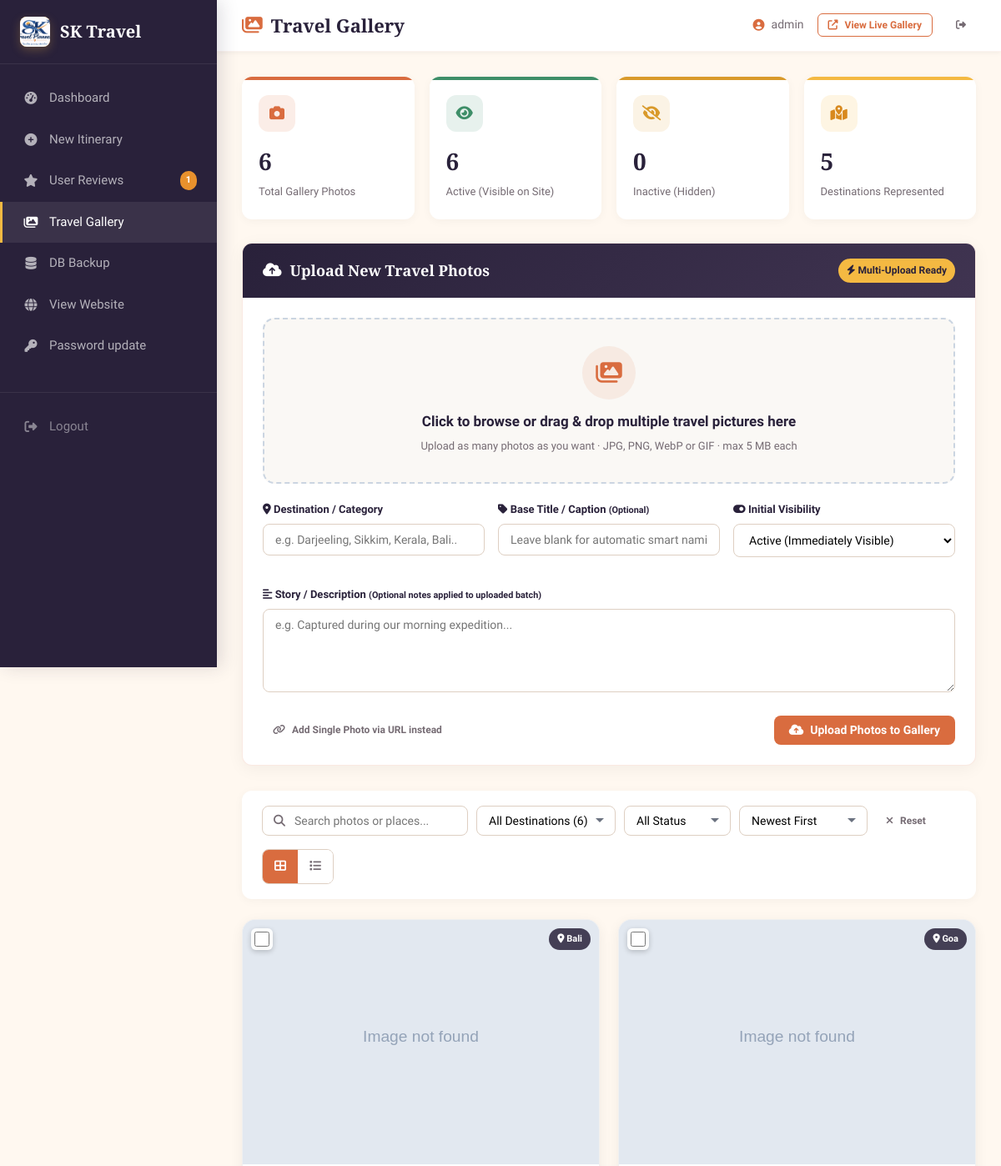
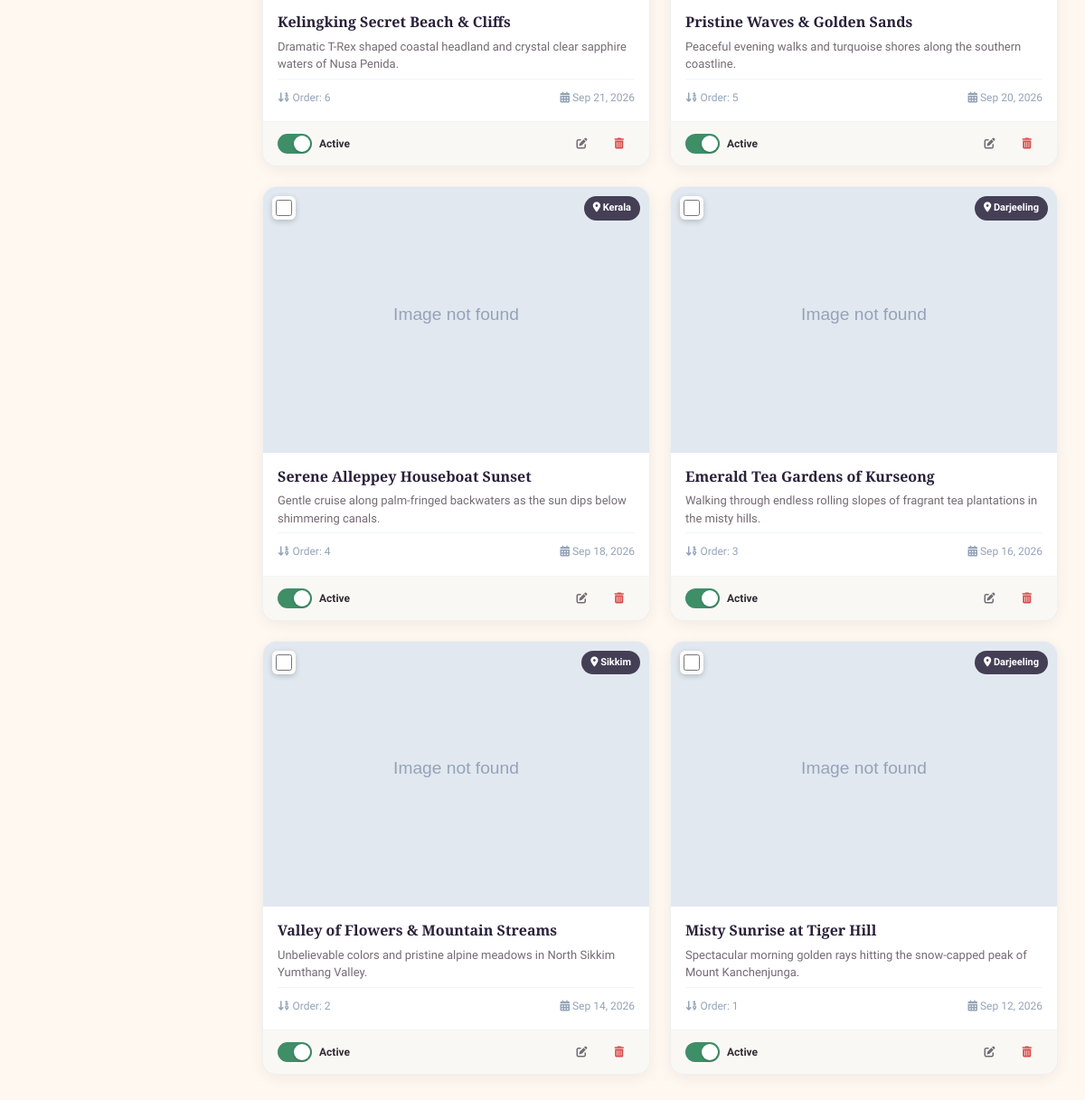
Page /admin/gallery.php?sort=newest&view=grid (signed in) on the committed database (2 pictures, top to bottom).
### tables this page shows
CREATE TABLE IF NOT EXISTS gallery_images (
    id          INT AUTO_INCREMENT PRIMARY KEY,
    title       VARCHAR(255) NOT NULL,
    destination VARCHAR(255) DEFAULT NULL,
    description TEXT DEFAULT NULL,
    image       VARCHAR(255) NOT NULL,
    sort_order  INT DEFAULT 0,
    status      TINYINT(1) DEFAULT 1,
    created_at  TIMESTAMP NOT NULL DEFAULT CURRENT_TIMESTAMP,
    updated_at  TIMESTAMP NOT NULL DEFAULT CURRENT_TIMESTAMP ON UPDATE CURRENT_TIMESTAMP,
    INDEX idx_status (status),
    INDEX idx_sort_order (sort_order)
);

### config.php (called while the page is built, shortened)
<?php
function e($string): string
{
    return htmlspecialchars(
        (string) $string,
        ENT_QUOTES | ENT_HTML5,
        'UTF-8'
    );
}
function clean($string): string
{
    return trim(
        strip_tags(
            (string) $string
        )
    );
}
?>

### admin/gallery.php (the view, shortened to what this page needs)
<?php
require_once __DIR__ . '/../config.php';
if (!function_exists('adminGalleryImg')) {
    function adminGalleryImg(?string $path): string
    {
        $path = trim((string)$path);
        if (preg_match('#^https?://#i', $path)) {
            return $path;
        }
        $segments = array_map('rawurlencode', explode('/', ltrim(str_replace('\\', '/', $path), '/')));
        return '../' . implode('/', $segments);
    }
}
$actionUrl = 'gallery-action.php';
$totalPhotos     = (int)$pdo->query("SELECT COUNT(*) FROM gallery_images")->fetchColumn();
$activePhotos    = (int)$pdo->query("SELECT COUNT(*) FROM gallery_images WHERE status = 1")->fetchColumn();
$inactivePhotos  = $totalPhotos - $activePhotos;
$destCount       = (int)$pdo->query("SELECT COUNT(DISTINCT destination) FROM gallery_images WHERE destination IS NOT NULL AND destination != ''")->fetchColumn();
$search   = clean($_GET['search'] ?? '');
$dest     = clean($_GET['dest'] ?? 'all');
$filter   = clean($_GET['filter'] ?? 'all');
$sort     = clean($_GET['sort'] ?? 'sort_order');
$viewMode = clean($_GET['view'] ?? 'grid');
$whereClauses = [];
$params       = [];
$whereSql = !empty($whereClauses) ? 'WHERE ' . implode(' AND ', $whereClauses) : '';
$sortMap = [
    'sort_order' => 'sort_order ASC, id DESC',
    'newest'     => 'created_at DESC, id DESC',
    'oldest'     => 'created_at ASC, id ASC',
    'title_asc'  => 'title ASC',
    'dest_asc'   => 'destination ASC, title ASC',
];
$sortSql = $sortMap[$sort] ?? $sortMap['sort_order'];
$page    = max(1, (int)($_GET['page'] ?? 1));
$perPage = 18;
$offset = ($page - 1) * $perPage;
$dataStmt = $pdo->prepare("SELECT * FROM gallery_images {$whereSql} ORDER BY {$sortSql} LIMIT {$perPage} OFFSET {$offset}");
$dataStmt->execute($params);
$photos = $dataStmt->fetchAll(PDO::FETCH_ASSOC);
$qBase = [
    'search' => $search,
    'dest'   => $dest,
    'filter' => $filter,
    'sort'   => $sort,
];
$queryNoView = http_build_query($qBase);
$adminUser = $_SESSION['admin_user'] ?? 'Admin';
?>
<!DOCTYPE html>
<html lang="en">
<head>
    <link rel="stylesheet" href="../style.css">
    <link rel="stylesheet" href="https://cdnjs.cloudflare.com/ajax/libs/font-awesome/6.5.0/css/all.min.css">
</head>
<body>
<div class="admin-layout">
    <?php
    $sidebarFile = __DIR__ . '/sidebar-fragment.php';
    if (is_file($sidebarFile)) {
        include $sidebarFile;
    }
    ?>
    <div class="admin-main">
        <div class="admin-topbar">
            <h1><i class="fas fa-images"></i> Travel Gallery</h1>
            <div class="admin-topbar-right">
                <span class="admin-name"><i class="fas fa-user-circle"></i> <?= e((string)$adminUser) ?></span>
                <a href="../index.php#gallery" target="_blank" class="btn btn-outline btn-sm"><i class="fas fa-external-link-alt"></i> View Live Gallery</a>
                <a href="logout.php" class="btn btn-ghost btn-sm" title="Logout"><i class="fas fa-sign-out-alt"></i></a>
            </div>
        </div>
        <div class="admin-content">
            <div class="stats-grid">
                <div class="stat-card">
                    <div class="stat-icon"><i class="fas fa-camera"></i></div>
                    <div class="stat-value"><?= (int)$totalPhotos ?></div>
                    <div class="stat-label">Total Gallery Photos</div>
                </div>
                <div class="stat-card">
                    <div class="stat-icon"><i class="fas fa-eye"></i></div>
                    <div class="stat-value"><?= (int)$activePhotos ?></div>
                    <div class="stat-label">Active (Visible on Site)</div>
                </div>
                <div class="stat-card">
                    <div class="stat-icon"><i class="fas fa-eye-slash"></i></div>
                    <div class="stat-value"><?= (int)$inactivePhotos ?></div>
                    <div class="stat-label">Inactive (Hidden)</div>
                </div>
                <div class="stat-card">
                    <div class="stat-icon"><i class="fas fa-map-marked-alt"></i></div>
                    <div class="stat-value"><?= (int)$destCount ?></div>
                    <div class="stat-label">Destinations Represented</div>
                </div>
            </div>
            <div class="upload-card">
                <div class="upload-header">
                    <h2><i class="fas fa-cloud-upload-alt"></i> Upload New Travel Photos</h2>
                    <span class="badge"><i class="fas fa-bolt"></i> Multi-Upload Ready</span>
                </div>
                <div class="upload-body">
                    <form action="<?= e($actionUrl) ?>" method="POST" enctype="multipart/form-data" id="multiUploadForm">
                        <div class="dropzone-wrap" id="dropzone" tabindex="0">
                            <div class="dropzone-icon"><i class="fas fa-images"></i></div>
                            <div class="dropzone-title">Click to browse or drag &amp; drop multiple travel pictures here</div>
                            <div class="dropzone-sub">Upload as many photos as you want · JPG, PNG, WebP or GIF · max 5 MB each</div>
                        </div>
                        <div class="upload-meta-grid">
                            <div class="form-group">
                                <label for="batchDest"><i class="fas fa-map-marker-alt"></i> Destination / Category</label>
                                <input type="text" id="batchDest" name="destination" class="form-control"
                                       placeholder="e.g. Darjeeling, Sikkim, Kerala, Bali..." list="destSuggestions">
                            </div>
                            <div class="form-group">
                                <label for="batchBaseTitle"><i class="fas fa-tag"></i> Base Title / Caption <small>(Optional)</small></label>
                                <input type="text" id="batchBaseTitle" name="base_title" class="form-control"
                                       placeholder="Leave blank for automatic smart naming">
                            </div>
                            <div class="form-group">
                                <label for="batchStatus"><i class="fas fa-toggle-on"></i> Initial Visibility</label>
                                <select id="batchStatus" name="status" class="form-control">
                                    <option value="1">Active (Immediately Visible)</option>
                                </select>
                            </div>
                        </div>
                        <div class="form-group" style="margin-top:14px;">
                            <label for="batchDesc"><i class="fas fa-align-left"></i> Story / Description <small>(Optional notes applied to uploaded batch)</small></label>
                            <textarea id="batchDesc" name="description" class="form-control" rows="2"
                                      placeholder="e.g. Captured during our morning expedition..."></textarea>
                        </div>
                        <div style="display:flex; justify-content:space-between; align-items:center; margin-top:20px; flex-wrap:wrap; gap:12px;">
                            <button type="button" class="btn btn-ghost btn-sm" id="toggleUrlAddBtn">
                                <i class="fas fa-link"></i> Add Single Photo via URL instead
                            </button>
                            <div style="display:flex; gap:10px;">
                                <button type="submit" class="btn btn-primary" id="uploadSubmitBtn">
                                    <i class="fas fa-cloud-upload-alt"></i> Upload Photos to Gallery
                                </button>
                            </div>
                        </div>
                    </form>
                </div>
            </div>
            <div class="toolbar">
                <div class="toolbar-left">
                    <form method="GET" style="display:flex; gap:10px; align-items:center; flex-wrap:wrap;">
                        <div class="search-box">
                            <i class="fas fa-search"></i>
                            <input type="text" name="search" value="<?= e($search) ?>" placeholder="Search photos or places...">
                        </div>
                        <select name="dest" class="filter-select" onchange="this.form.submit()">
                            <option value="all">All Destinations (<?= (int)$totalPhotos ?>)</option>
                        </select>
                        <select name="filter" class="filter-select" onchange="this.form.submit()">
                            <option value="all" <?= $filter === 'all' ? 'selected' : '' ?>>All Status</option>
                        </select>
                        <select name="sort" class="filter-select" onchange="this.form.submit()">
                            <option value="newest" <?= $sort === 'newest' ? 'selected' : '' ?>>Newest First</option>
                        </select>
                        <?php if ($search !== '' || $dest !== 'all' || $filter !== 'all' || $sort !== 'sort_order'): ?>
                            <a href="gallery.php?view=<?= e($viewMode) ?>" class="btn btn-ghost btn-sm" title="Clear Filters">
                                <i class="fas fa-times"></i> Reset
                            </a>
                        <?php endif; ?>
                    </form>
                </div>
                <div class="toolbar-right">
                    <div class="view-toggle">
                        <a href="gallery.php?<?= e($queryNoView) ?>&amp;view=grid" class="view-btn <?= $viewMode === 'grid' ? 'active' : '' ?>" title="Grid View">
                            <i class="fas fa-th-large"></i>
                        </a>
                        <a href="gallery.php?<?= e($queryNoView) ?>&amp;view=table" class="view-btn <?= $viewMode === 'table' ? 'active' : '' ?>" title="Table View">
                            <i class="fas fa-list"></i>
                        </a>
                    </div>
                </div>
            </div>
            <?php if (empty($photos)): ?>
                <div class="empty-box">
                    <i class="fas fa-images"></i>
                    <h3>No gallery photos found</h3>
                    <p>
                        <?= ($search !== '' || $dest !== 'all' || $filter !== 'all') ? 'Try adjusting your search filters.' : 'Upload pictures using the drag-and-drop box above to build your travel gallery.' ?>
                    </p>
                    <?php if ($search !== '' || $dest !== 'all' || $filter !== 'all'): ?>
                        <a href="gallery.php" class="btn btn-primary"><i class="fas fa-sync"></i> View All Photos</a>
                    <?php endif; ?>
                </div>
            <?php else: ?>
                <?php if ($viewMode === 'grid'): ?>
                    <div class="gallery-grid">
                        <?php foreach ($photos as $photo):
                            $pUrl     = adminGalleryImg($photo['image'] ?? '');
                            $isActive = (int)$photo['status'] === 1;
                            $created  = !empty($photo['created_at']) ? date('M d, Y', (int)strtotime((string)$photo['created_at'])) : '—';
                        ?>
                            <div class="photo-card" id="card-<?= (int)$photo['id'] ?>">
                                <div class="photo-thumb-wrap">
                                    <div class="photo-select-box">
                                        <input type="checkbox" class="photo-check" value="<?= (int)$photo['id'] ?>" onchange="updateBulkBar()">
                                    </div>
                                    <?php if (!empty($photo['destination'])): ?>
                                        <span class="photo-dest-badge"><i class="fas fa-map-marker-alt"></i> <?= e($photo['destination']) ?></span>
                                    <?php endif; ?>
                                    <img class="gal-img" src="<?= e($pUrl) ?>" alt="<?= e($photo['title']) ?>" loading="lazy">
                                </div>
                                <div class="photo-card-body">
                                    <h4 class="photo-title"><?= e($photo['title']) ?></h4>
                                    <?php if (!empty($photo['description'])): ?>
                                        <p class="photo-desc"><?= e($photo['description']) ?></p>
                                    <?php endif; ?>
                                    <div class="photo-meta">
                                        <span><i class="fas fa-sort-numeric-down"></i> Order: <?= (int)$photo['sort_order'] ?></span>
                                        <span><i class="fas fa-calendar-alt"></i> <?= e($created) ?></span>
                                    </div>
                                </div>
                                <div class="photo-card-foot">
                                    <label class="toggle-switch" title="Toggle visibility on website">
                                        <span class="toggle-slider"></span>
                                        <span class="toggle-label"><?= $isActive ? 'Active' : 'Inactive' ?></span>
                                    </label>
                                    <div class="btn-group">
                                        <button type="button" class="btn btn-ghost btn-sm" data-photo="<?= e(json_encode($photo, JSON_UNESCAPED_UNICODE | JSON_INVALID_UTF8_SUBSTITUTE)) ?>" onclick="openEditModal(this)" title="Edit photo details">
                                            <i class="fas fa-edit"></i>
                                        </button>
                                        <button type="button" class="btn btn-ghost btn-sm" style="color:var(--danger);" data-id="<?= (int)$photo['id'] ?>" data-title="<?= e($photo['title']) ?>" onclick="openDeleteModal(this)" title="Delete photo">
                                            <i class="fas fa-trash-alt"></i>
                                        </button>
                                    </div>
                                </div>
                            </div>
                        <?php endforeach; ?>
                    </div>
                <?php endif; ?>
            <?php endif; ?>
        </div>
    </div>
</div>
</body>
</html>

### rows in the picture
gallery_images: destination "Bali", title "Kelingking Secret Beach & Cliffs", description "Dramatic T-Rex shaped coastal headland and crystal clear sapphire waters of Nusa Penida.", sort_order "6", created_at "Sep 21, 2026", status "Active"
gallery_images: destination "Goa", title "Pristine Waves & Golden Sands", description "Peaceful evening walks and turquoise shores along the southern coastline.", sort_order "5", created_at "Sep 20, 2026", status "Active"
gallery_images: destination "Kerala", title "Serene Alleppey Houseboat Sunset", description "Gentle cruise along palm-fringed backwaters as the sun dips below shimmering canals.", sort_order "4", created_at "Sep 18, 2026", status "Active"
gallery_images: destination "Darjeeling", title "Emerald Tea Gardens of Kurseong", description "Walking through endless rolling slopes of fragrant tea plantations in the misty hills.", sort_order "3", created_at "Sep 16, 2026", status "Active"
gallery_images: destination "Sikkim", title "Valley of Flowers & Mountain Streams", description "Unbelievable colors and pristine alpine meadows in North Sikkim Yumthang Valley.", sort_order "2", created_at "Sep 14, 2026", status "Active"
gallery_images: destination "Darjeeling", title "Misty Sunrise at Tiger Hill", description "Spectacular morning golden rays hitting the snow-capped peak of Mount Kanchenjunga.", sort_order "1", created_at "Sep 12, 2026", status "Active"

### other values in the picture
$sidebarPendingReviews "1"
$adminUser "admin"
$totalPhotos "6"
$activePhotos "6"
$inactivePhotos "0"
$destCount "5"
